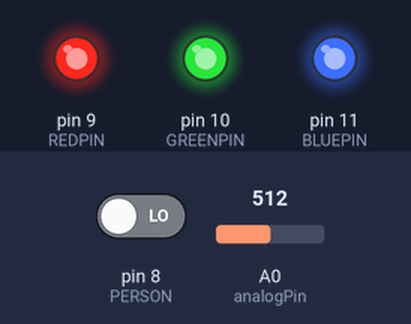
Simulated run of this sketch. Board: Arduino Uno, built with avr-gcc and run on an emulated ATmega328P. Shown: output pins drawn as LEDs (lit = HIGH). The inputs (shaded band) are chosen by the test bench; at power-on: pin 8 (PERSON) LOW, A0 (analogPin) = 512. What the sketch prints to the serial monitor is not drawn.

Above: at 0.1 s.
At 2.8 s:
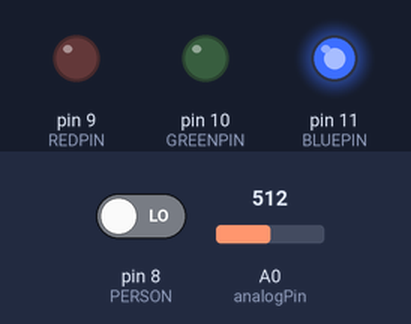
2.9 s: pin 8 (PERSON) driven HIGH
Timing chart, 0 to 5.9 s (numbered marks = the images above; inputs shaded):
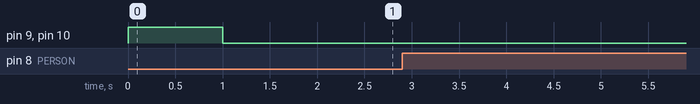

The sketch:

weightAndLEDStrip.ino
```cpp
int analogPin = 0;     // potentiometer wiper (middle terminal) connected to analog pin 3
                       // outside leads to ground and +5V
int val1 = 0;
int val = 0;           // variable to store the value read
int val2 = 0;
#define REDPIN 9
#define GREENPIN 10
#define BLUEPIN 11
#define PERSON 8
int read1 = 0;
int read2 = 0;
int read3 = 0;
int read4 = 0;
int lastVal = 0;
#define MULTIPLIER 2.43


void setup()
{
  Serial.begin(9600);          //  setup serial
  pinMode(PERSON, INPUT);
  pinMode(REDPIN, OUTPUT);
  pinMode(GREENPIN, OUTPUT);
  pinMode(BLUEPIN, OUTPUT);
  analogWrite(REDPIN, 255);
  analogWrite(GREENPIN, 255);
  analogWrite(BLUEPIN, 255);
}


void loop()
{
  if(digitalRead(PERSON) == HIGH)
  {
    Serial.print("HIGH ");
    val1 = analogRead(analogPin);
    val2 = val1;
    delay(1000);
  }
  else
  {
    Serial.print("LOW ");
    delay(1000);
    val2 = analogRead(analogPin);
    lastVal = (val2-val1)*MULTIPLIER;
  }

  if (lastVal < 170 && lastVal > 130)
  {
    analogWrite(REDPIN, 255);
    analogWrite(GREENPIN, 0);
    analogWrite(BLUEPIN, 0);
  }
  else if (lastVal < 120 && lastVal > 80)
  {
    analogWrite(REDPIN, 0);
    analogWrite(GREENPIN, 255);
    analogWrite(BLUEPIN, 0);
  }
  else
  {
    analogWrite(REDPIN, 0);
    analogWrite(GREENPIN, 0);
    analogWrite(BLUEPIN, 255);
  }

  Serial.print(lastVal);
  Serial.print(' ');
  Serial.print(val2);
  Serial.print(' ');
  Serial.print((val2-val1)*MULTIPLIER);             // debug value
  Serial.print(" lbs\n");
}
```

Measured:
- after the input at 2.9 s, every drawn part: stays the same
